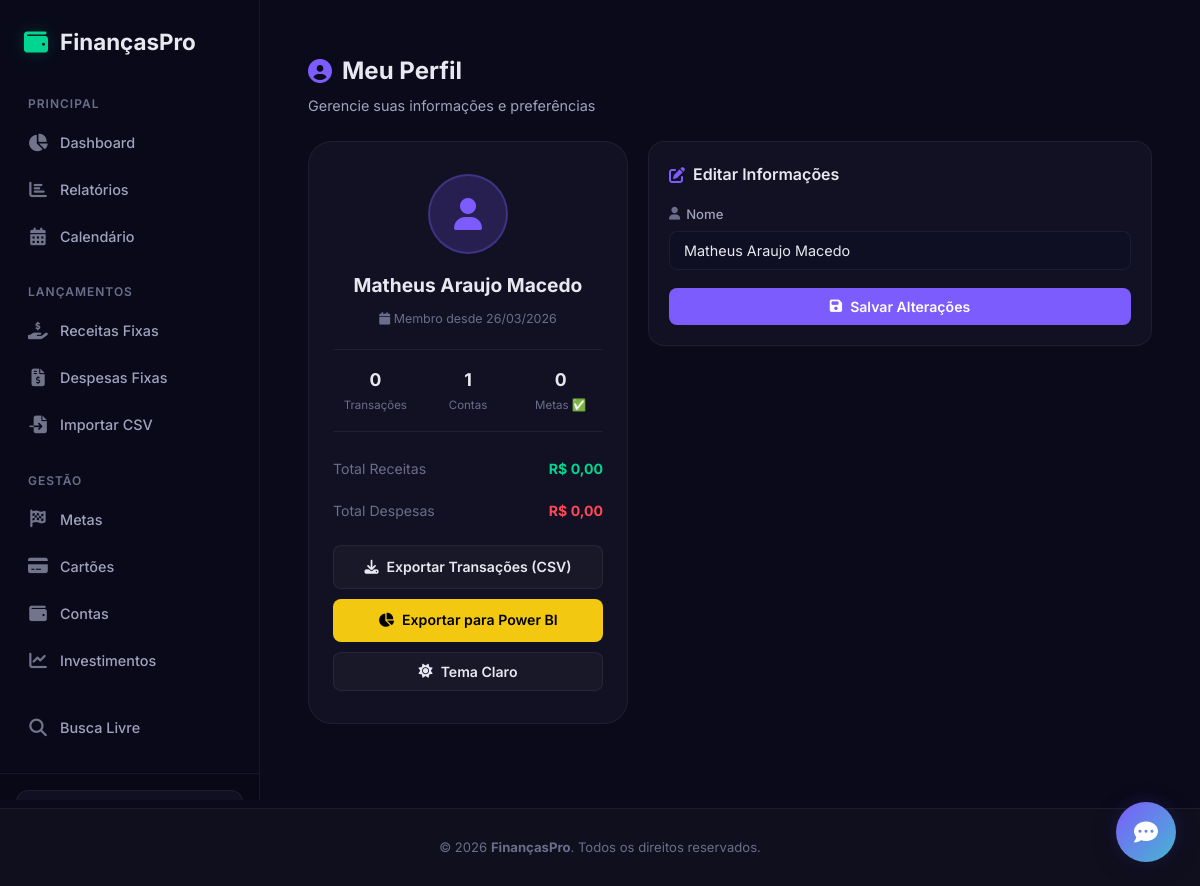
The page /perfil (signed in) on the database its author committed.
### app.py (models this page shows, shortened)
class Usuario(UserMixin, db.Model):
    id = db.Column(db.Integer, primary_key=True)
    nome = db.Column(db.String(100), nullable=False)
    tema = db.Column(db.String(10), default='dark')
    email = db.Column(db.String(150), unique=True, nullable=False)
    senha_hash = db.Column(db.String(256), nullable=False)
    email_verificado = db.Column(db.Boolean, default=False)
    criado_em = db.Column(db.DateTime, default=datetime.utcnow)
    transacoes = db.relationship('Transacao', backref='dono', lazy=True, cascade='all, delete-orphan')
    contas = db.relationship('Conta', backref='dono', lazy=True, cascade='all, delete-orphan')
    categorias = db.relationship('Categoria', backref='dono', lazy=True, cascade='all, delete-orphan')
    tags = db.relationship('Tag', backref='dono', lazy=True, cascade='all, delete-orphan')
    transacoes_fixas = db.relationship('TransacaoFixa', backref='dono', lazy=True, cascade='all, delete-orphan')
    orcamentos = db.relationship('Orcamento', backref='dono', lazy=True, cascade='all, delete-orphan')
    metas = db.relationship('Meta', backref='dono', lazy=True, cascade='all, delete-orphan')
    cartoes = db.relationship('CartaoCredito', backref='dono', lazy=True, cascade='all, delete-orphan')
    investimentos = db.relationship('Investimento', backref='dono', lazy=True, cascade='all, delete-orphan')

### app.py (the view)
@app.route('/perfil')
@login_required
def perfil():
    usuario = current_user
    total_transacoes = Transacao.query.filter_by(usuario_id=usuario.id).count()
    total_receitas = sum(t.valor for t in Transacao.query.filter_by(usuario_id=usuario.id, tipo='receita').all())
    total_despesas = sum(t.valor for t in Transacao.query.filter_by(usuario_id=usuario.id, tipo='despesa').all())
    total_contas = Conta.query.filter_by(usuario_id=usuario.id).count()
    metas_concluidas = Meta.query.filter_by(usuario_id=usuario.id, concluida=True).count()
    return render_template('perfil.html',
                           total_transacoes=total_transacoes,
                           total_receitas=total_receitas,
                           total_despesas=total_despesas,
                           total_contas=total_contas,
                           metas_concluidas=metas_concluidas)

### app.py (called while the page is built, shortened)
@login_manager.user_loader
def load_user(user_id):
    return Usuario.query.get(int(user_id))

@app.before_request
def processar_automaticos():
    if request.path.startswith('/static/'):
        return
    if not current_user.is_authenticated:
        return
    usuario = current_user
    hoje = date.today()
    chave_cache = f"{usuario.id}_{hoje.isoformat()}"
    if chave_cache in cache_processamento:
        return

@app.context_processor
def inject_user():
    return dict(usuario=current_user, now=datetime.utcnow)

@app.template_filter('brl')
def format_brl(value):
    try:
        return f"R$ {value:,.2f}".replace(',', 'X').replace('.', ',').replace('X', '.')
    except (ValueError, TypeError):
        return "R$ 0,00"

@app.template_filter('data_br')
def format_data_br(value):
    if isinstance(value, datetime):
        return value.strftime('%d/%m/%Y')
    return value

### templates/perfil.html (shortened to what this page needs)
{% extends 'base.html' %}
{% block content %}
<section class="page-section">
    <div class="page-header">
        <div>
            <h1><i class="fas fa-user-circle"></i> Meu Perfil</h1>
            <p class="page-subtitle">Gerencie suas informações e preferências</p>
        </div>
    </div>
    <div class="profile-layout">
        <div class="profile-card">
            <div class="profile-avatar">
                <i class="fas fa-user"></i>
            </div>
            <h2>{{ usuario.nome }}</h2>
            <p class="text-muted" style="font-size: 0.78rem; margin-top: 8px;">
                <i class="fas fa-calendar"></i> Membro desde {{ usuario.criado_em|data_br }}
            </p>
            <div class="profile-stats">
                <div class="profile-stat">
                    <span class="profile-stat-value">{{ total_transacoes }}</span>
                    <span class="profile-stat-label">Transações</span>
                </div>
                <div class="profile-stat">
                    <span class="profile-stat-value">{{ total_contas }}</span>
                    <span class="profile-stat-label">Contas</span>
                </div>
                <div class="profile-stat">
                    <span class="profile-stat-value">{{ metas_concluidas }}</span>
                    <span class="profile-stat-label">Metas ✅</span>
                </div>
            </div>
            <div class="profile-finance">
                <div class="profile-finance-item">
                    <span class="text-muted">Total Receitas</span>
                    <span class="text-green" style="font-weight: 700">{{ total_receitas|brl }}</span>
                </div>
                <div class="profile-finance-item">
                    <span class="text-muted">Total Despesas</span>
                    <span class="text-red" style="font-weight: 700">{{ total_despesas|brl }}</span>
                </div>
            </div>
            <div style="margin-top: 16px;">
                <a href="{{ url_for('exportar_csv') }}" class="btn btn-glass btn-block">
                    <i class="fas fa-download"></i> Exportar Transações (CSV)
                </a>
                <a href="{{ url_for('exportar_powerbi') }}" class="btn btn-primary btn-block" style="margin-top: 10px; background-color: #f2c811; color: #000; border: none; font-weight: 600;">
                    <i class="fas fa-chart-pie"></i> Exportar para Power BI
                </a>
            </div>
            <div style="margin-top: 10px;">
                <button class="btn btn-glass btn-block" id="themeToggle" onclick="toggleTheme()">
                    <i class="fas fa-{{ 'sun' if usuario.tema == 'dark' else 'moon' }}"></i>
                    Tema {{ 'Claro' if usuario.tema == 'dark' else 'Escuro' }}
                </button>
            </div>
        </div>
        <div class="profile-forms">
            <div class="section-card">
                <div class="section-card-header">
                    <h2><i class="fas fa-edit" style="color: var(--accent-purple)"></i> Editar Informações</h2>
                </div>
                <form action="{{ url_for('editar_perfil') }}" method="POST" class="auth-form">
                    <div class="form-group">
                        <label><i class="fas fa-user"></i> Nome</label>
                        <input type="text" name="nome" value="{{ usuario.nome }}" required>
                    </div>
                    <button type="submit" class="btn btn-primary btn-block">
                        <i class="fas fa-save"></i> Salvar Alterações
                    </button>
                </form>
            </div>
        </div>
    </div>
</section>
{% endblock %}

### rows shown on the page
Usuario: nome "Matheus Araujo Macedo", criado_em|data_br "26/03/2026", tema "Claro"

### other values the page prints
{{ total_transacoes }} "0"
{{ total_contas }} "1"
{{ metas_concluidas }} "0"
{{ total_receitas|brl }} "R$ 0,00"
{{ total_despesas|brl }} "R$ 0,00"
